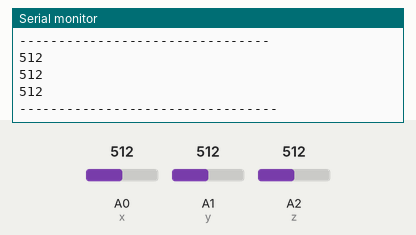
A sketch run on a simulated Arduino Uno, built with avr-gcc and run on an emulated ATmega328P. Parts: the last lines printed to the serial monitor. The inputs (shaded band) are chosen by the test bench; at power-on: A0 (x) = 512, A1 (y) = 512, A2 (z) = 512. No radio packets arrive unless stated.

Above: at 2.2 s.
2.3 s: A0 (x) set to 716
At 3.0 s:
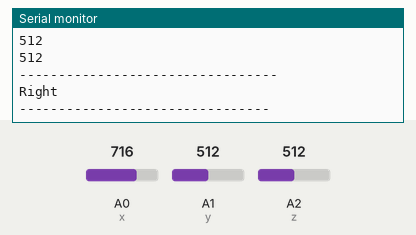
4.0 s: A1 (y) set to 716
At 5.0 s:
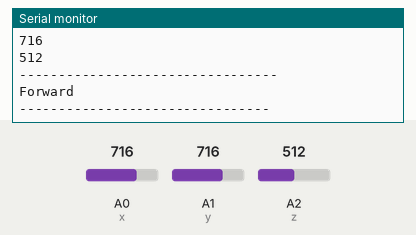
5.7 s: A1 (y) set to 306
At 6.6 s:
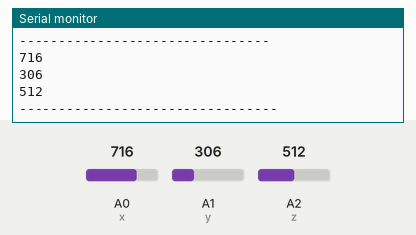
7.4 s: A2 (z) set to 900
At 8.0 s:
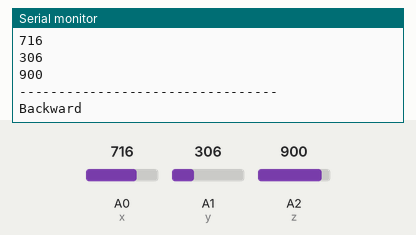
8.9 s: A2 (z) set to 1023
At 9.4 s:
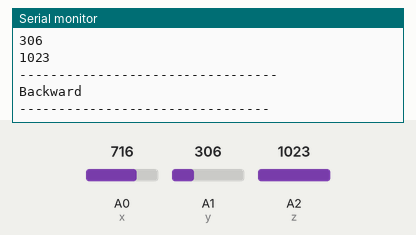
10.4 s: A0 (x) set to 511
At 11.5 s:
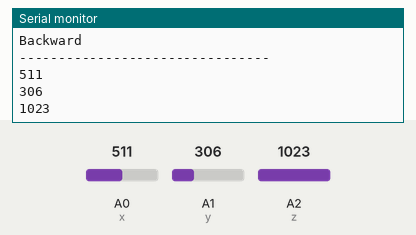
Timing chart, 0 to 12.9 s (numbered marks = the images above; inputs shaded):
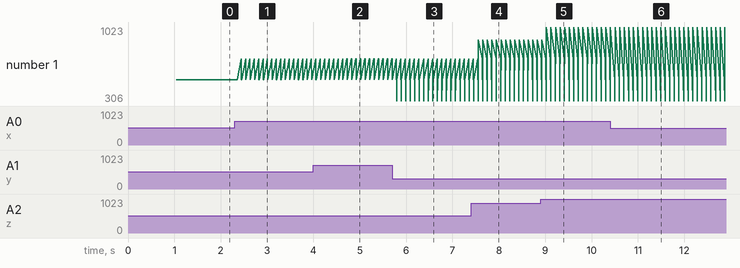

The sketch:

hand_controller_tx.ino
```cpp
// SENDER

#include <VirtualWire.h>

#define x A0
#define y A1
#define z A2

int x_val;
int y_val;
int z_val;

int x_val2;
int y_val2;
int z_val2;

void setup(){
    vw_set_tx_pin(12);
    vw_setup(2000);
    pinMode(x, INPUT);
    pinMode(y, INPUT);
    pinMode(z, INPUT);
    Serial.begin(9600);
    x_val2 = analogRead(x);
    y_val2 = analogRead(y);
    z_val2 = analogRead(z);
    delay(1000);
}

void loop(){
    x_val = analogRead(x);
    y_val = analogRead(y);
    z_val = analogRead(z);

    int x_axis = x_val - x_val2;
    int y_axis = y_val - y_val2;
    int z_axis = z_val - z_val2;
    Serial.println("--------------------------------");
    Serial.println(x_val);
    Serial.println(y_val);
    Serial.println(z_val);
    Serial.println("---------------------------------");
    // delay(1000);
    if (y_axis >= 30){
        constexpr const char *data = "f";
        vw_send((uint8_t *)data, strlen(data));
        // vw_send(1);
        vw_wait_tx();
        // delay(500);
        Serial.println("Forward");
    }
    else if (y_axis <= -30){
        constexpr const char *data = "b";
        // vw_send(2);
        vw_send((uint8_t *)data, strlen(data));
        vw_wait_tx();
        // delay(500);
        Serial.println("Backward");
    }
    else if (x_axis >= 30){
        constexpr const char *data = "r";
        vw_send((uint8_t *)data, strlen(data));
        // vw_send(3);
        vw_wait_tx();
        // delay(500);
        Serial.println("Right");
    }
    else if (x_axis <= -30){
        constexpr const char *data = "l";
        vw_send((uint8_t *)data, strlen(data));
        // vw_send(4);
        vw_wait_tx();
        // delay(500);
        Serial.println("Left");
    }
    else{
        constexpr const char *data = "s";
        vw_send((uint8_t *)data, strlen(data));
        // vw_send(0);
        vw_wait_tx();
        // delay(500);
        Serial.println("Stop");
    }
}
```

Measured:
- after the input at 2.3 s, the serial monitor: prints a new line after 0.14 s (image 1)
- after the input at 4.0 s, the serial monitor: prints a new line after 0.20 s (image 2)
- after the input at 5.7 s, the serial monitor: prints a new line after 0.09 s (image 3)
- after the input at 7.4 s, the serial monitor: prints a new line after 0.16 s (image 4)
- after the input at 8.9 s, the serial monitor: prints a new line after 0.12 s (image 5)
- after the input at 10.4 s, the serial monitor: prints a new line after 0.10 s (image 6)
- plotted number 1: 512 → 900 after the input at 7.4 s
